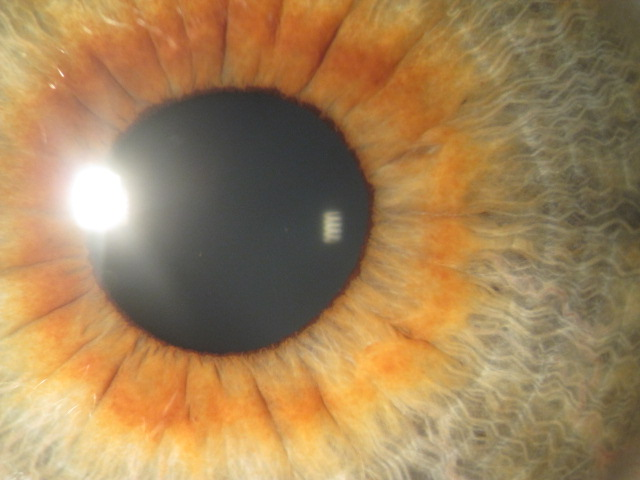
#> input picture Fotos/1.JPG, 640 x 480 px, found by its file name
$ jupyter execute --allow-errors IRIS.ipynb   (shell and % lines are left out)
#> lines starting #> are read from the running program, lines starting #| are printed output that depends on the picture; after the words box and inside, x2 and y2 are one past the last pixel; in counts of white or black regions, pixels touching at a corner belong together
# CARACTERIZACIÓN DE PATRONES EN EL IRIS HUMANO COMO INDICIO DE ENFERMEDADES.

## Entrega 1.

---

#### JOHAN ALEJANDRO HOLGUÍN ARANGO - jaholguina@unal.edu.co

#### SANTIAGO ECHAVARRÍA PUERTA - sechavarriap@unal.edu.co

#### JOSÉ DARÍO QUINTO MUÑOZ  - jdquintomu@unal.edu.co

##### UNIVERSIDAD NACIONAL DE COLOMBIA - Medellín

###### Facultad de Minas - Departamento de ciencias de la computación y la decisión

Visión Artificial - 2019

---
### 1. Introducción.
En la actualidad con el advenimiento de las tecnologías y su aplicación en la mayoría de campos, entre ellos la medicina, es apenas esperado que cada vez surjan más y mejores técnicas que permitan optimizar no sólo el diagnóstico, sino la prevención, el tratamiento y la cura de diferentes afecciones a la salud humana.

De esta manera, en las diferentes instancias de análisis de las enfermedades o condiciones alteradas de la salud humana, un método clave radica en la identificación de características propias de tales condiciones, que las diferencian de otras, otorgando así una ventaja en el momento de tratarla; un ejemplo de enfermedades que se expresan mediante particularidades físicas, son algunas enfermedades oculares como agujero macular, cataratas, catarata infantil y coriorretinopatía, que pueden causar determinadas particularidades en el aspecto del iris de la persona afectada, otorgando así una posibilidad de identificación ya sea por parte de un profesional en salud ocular capacitado, o por medio de la tecnología, más exactamente de la visión artificial que es el área que nos ocupa en el presente proyecto.

El proyecto buscará diseñar un método en visión artificial que permita la identificación de determinadas características y/o patrones en el iris de diferentes pacientes que puedan tener una afección en su salud visual. Las imágenes usadas para el análisis, fueron adquiridas por una oftalmóloga de la ciudad de Medellín, implementando una cámara retinal  no midriática TCR-NW8.

---

### 2. Estado del Arte.
La visión artificial puede ser entendida como un análisis de un mundo tridimensional, posiblemente dinámico, en donde mediante la adquisición de la luz que emite éste mundo, se pueden crear imágenes bidimensionales que permitan la identificación y clasificación de tales propiedades. De esta manera, para las aplicaciones en visión artificial es crítico el uso de campos científicos y tecnológicos como la óptica, la electrónica, la geometría y algorítmica, los sistemas de computación, entre otros. La visión artificial tiene un potencial de aplicación muy grande debido a la cantidad de datos que pueden ser obtenidos, procesados y analizados con sus métodos, permitiendo así crear modelos de visión artificial para muchos escenarios; por lo tanto es importante entender la estructura básica de un proceso de visión artificial. Un sistema de visión artificial está compuesto de manera general por:

* Adquisición: Etapa en que se adquieren los datos del (los) objeto(s) a estudiar, mediante la captura de imágenes de éste(os).
* Pre-procesamiento: Etapa en la que se realiza el tratamiento (en caso de ser necesario) sobre las imágenes obtenidas, con el fin de optimizar la identificación de características de interés, relevantes para el objetivo del proyecto específico. Algunas técnicas usadas en esta etapa son transformaciones de color, posición, iluminación, nivel de detalle, entre otros.
* Segmentación: Etapa en la que se busca realizar una diferenciación de los elementos de interés en la imagen de aquellos que no lo son, de esta manera los métodos aplicados en esta etapa son función de la importancia de los colores, las formas, la iluminación y otras características presentes en las imágenes de estudio.
* Extracción de características: una vez diferenciados los elementos de interés en las etapas anteriores, se procede a realizar un aislamiento de éstos de manera completa con el fin concentrar el análisis en ellos exclusivamente.
* Reconocimiento de patrones: Etapa en la que se realiza una comparación de las características que presentan los elementos de interés presentes en todas las imágenes que están siendo estudiadas, buscando encontrar un patrón de comportamiento similar que permita realizar deducciones, que normalmente son el objetivo principal de todo el proyecto de visión artificial que se haya estructurado para un caso específico.

En la actualidad, aunque tal vez no sean formalmente reconocidos como procesos en visión artificial, todas estas etapas suelen ser usadas con mucha frecuencia en todo tipo de estudios, como el que nos ocupa en este proyecto en específico: las aplicaciones médicas. Los estudios por biometría, como se mencionó previamente, se ocupan de la identificación de características presentes en componentes específicos del cuerpo humano. “En el caso de el reconocimiento de iris, son las estructuras distintivas del iris humanos las que son usadas para hacerlo.” (Nanavati et al. 2002 citado por Aslam et. al, 2009 https://www.ncbi.nlm.nih.gov/pmc/articles/PMC2659699/) Lo que hace que el reconocimiento de Iris, hoy por hoy se haya convertido en uno de los métodos biométricos más confiables y por tanto más usados en el mundo, lo que implica que ya existe un amplio rango de tecnologías y técnicas diseñadas para el estudio de los ojos mediante imageneología, abriendo la puerta a otro tipo de estudios a partir de las mismas técnicas, como la relación entre enfermedades humanas y como estas pueden afectar la apariencia del iris de la persona afectada. Un ejemplo de esta aplicación, es el diagnóstico de glaucoma mediante imágenes angulares iridocorneales entre el iris y la córnea, una vez obtenidas las imágenes se aplican algoritmos matemáticos computarizados para la extracción de datos y la comparación en un sistema de machine learning (DurgaDevi y Preethi, 2014)
https://pdfs.semanticscholar.org/426a/3dbe15d135755c09480cc8609966fc2deedd.pdf

---

### 3. Adquisición de imágenes.
La adquisición de las imágenes se realiza en una clínica oftalmológica en el barrio El Poblado de Medellín, dichas imágenes se toman durante la evaluación oftalmológica del paciente y se adquieren mediante el uso de una máquina especializada para tal efecto. Las características y configuraciones de la cámara se describen en la siguiente tabla:

Angle of coverage
45°
Working distance
40.7mm
Pupil diameter for photography
ϕ 4.0mm or more
ϕ 3.3mm or more when the small pupil diaphragm is used
Type of photography
Colour photography, Red-free photography *. FA photography** and FAF photography***
Patient dioptre correction range
Without correction lens: -13D to +12D(where split lines are used)
With minus correction lens: -33D to -12D
With plus correction lens: +90 to +40D
Tabla 1. Parámetros de toma de datos. Fuente: Metadata de las imágenes.

A continuación se muestran algunas imágenes que dan fe del proceso realizado para la adquisición de imágenes en dicha clínica, estas imágenes son cortesía de la clínica Fundación Esperanza para ver.

---

### 4. Casos de estudio.
Para este documento vamos a utilizar seis imágenes tomadas de una amplia galería recopilada en una clínica oftalmológica en el barrio El Poblado de Medellín. A continuación se muestran las seis imágenes escogidas para este primer acercamiento, cada imágen se reconocerá con un nombre el cual estará debajo de la imagen y lo identificará en el desarrollo de este documento.

[cell 1]
### UTILIDADES PARA LA LECTURA DE IMÁGENES

import cv2
import matplotlib.pyplot as plt
import numpy as np
import warnings
warnings.filterwarnings('ignore')

def img_read(filename, mode = 'color'):
#> called with filename = 'Fotos/1.jpg', mode = 'color'
    if(mode == 'color'):
        return cv2.cvtColor(cv2.imread(filename),cv2.COLOR_BGR2RGB)
    elif(mode=='grayscale' or mode=='greyscale' or mode == 'gray' or mode == 'grey'):
        return cv2.imread(filename, cv2.IMREAD_GRAYSCALE)
    else:
        return None

def img_scale(img, value_range = [0,255]):
    return (value_range[1] - value_range[0])*(img - np.min(img))/(np.max(img)-np.min(img)) + value_range[0]

# [5 lines left out: function img_trim, not called in this run]

[cell 2]
fig, arreglo_plots = plt.subplots(2,3, figsize=(17, 10))

img1 = img_read('Fotos/1.jpg', 'color')
arreglo_plots[0][0].set_title('Ojo 1')
arreglo_plots[0][0].imshow(img1, cmap="gray", vmin=0, vmax=255)

img2 = img_read('Fotos/2.jpg', 'color')
#> call 2 of img_read, with filename = 'Fotos/2.jpg', mode = 'color'
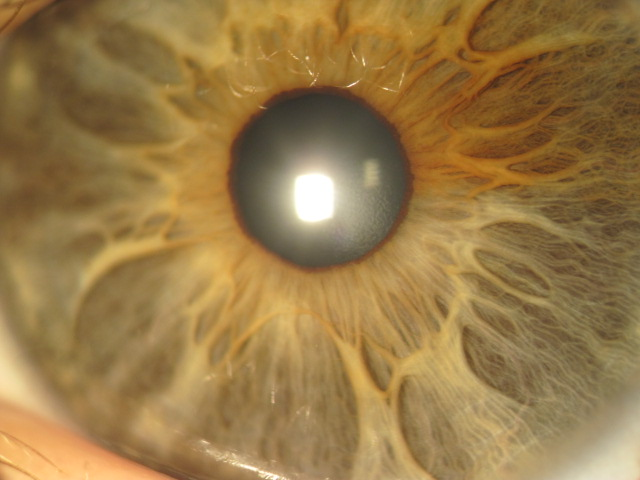
#> input picture Fotos/2.JPG, 640 x 480 px, found by its file name
arreglo_plots[0][1].set_title('Ojo 2')
arreglo_plots[0][1].imshow(img2, cmap="gray", vmin=0, vmax=255)

img3 = img_read('Fotos/3.jpg', 'color')
#> call 3 of img_read, with filename = 'Fotos/3.jpg', mode = 'color'
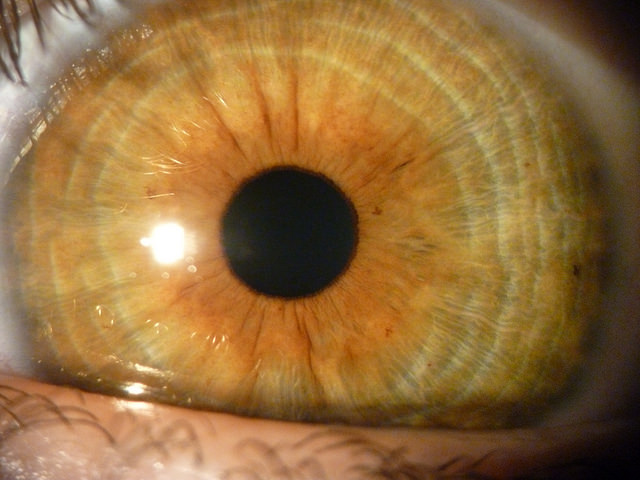
#> input picture Fotos/3.JPG, 640 x 480 px, found by its file name
arreglo_plots[0][2].set_title('Ojo 3')
arreglo_plots[0][2].imshow(img3, cmap="gray", vmin=0, vmax=255)

img4 = img_read('Fotos/4.jpg', 'color')
#> call 4 of img_read, with filename = 'Fotos/4.jpg', mode = 'color'
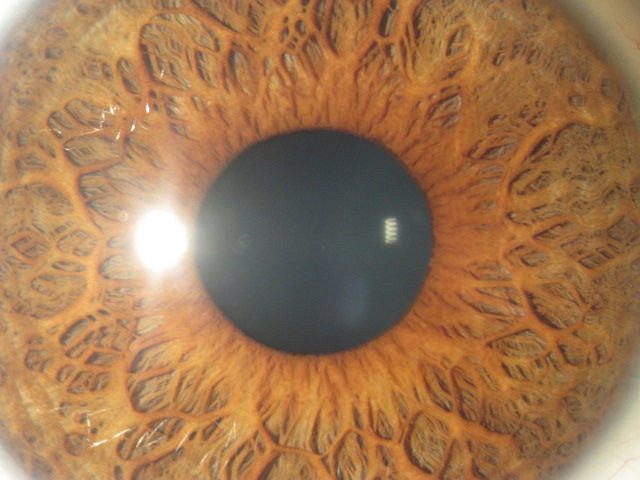
#> input picture Fotos/4.JPG, 640 x 480 px, found by its file name
arreglo_plots[1][0].set_title('Ojo 4')
arreglo_plots[1][0].imshow(img4, cmap="gray", vmin=0, vmax=255)

img5 = img_read('Fotos/5.jpg', 'color')
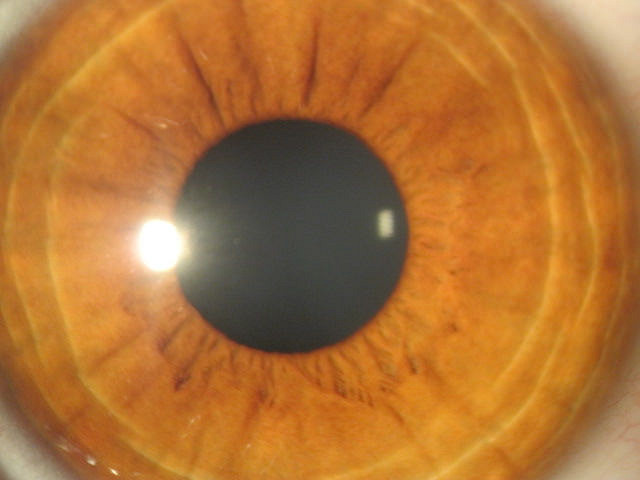
#> input picture Fotos/5.JPG, 640 x 480 px, found by its file name
arreglo_plots[1][1].set_title('Ojo 5')
arreglo_plots[1][1].imshow(img5, cmap="gray", vmin=0, vmax=255)

img6 = img_read('Fotos/6.jpg', 'color')
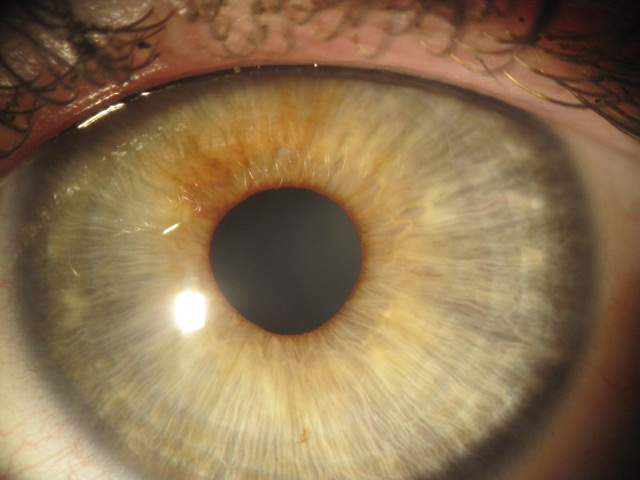
#> input picture Fotos/6.JPG, 640 x 480 px, found by its file name
arreglo_plots[1][2].set_title('Ojo 6')
arreglo_plots[1][2].imshow(img6, cmap="gray", vmin=0, vmax=255)

Estas imágenes fueron escogidos dadas las características de complejidad del ojo y las complicaciones añadidas por la toma de dichas imágenes.

---

### 5. Técnicas de preprocesamiento.

#### 5.1 Experimentación en espacio de color RGB.
En pro de encontrar modificaciones útiles a nuestro fin decidimos utilizar configuraciones básicas de color en el espacio de color RGB, a continuación se tiene una tabla resumen de dicho proceso. Los valores que tienen una “X” no fueron afectados y tienen el valor que se leyó de la imágen inicial.

[cell 3]
def anular_canales(im, canales):

    for i in range(len(im)):
        for j in range(len(im[0])):
            if canales[0] == 0:
                im[i][j][0] = 0
            elif canales[0] == 1:
                im[i][j][0] = 255
            elif canales[0] == "x":
                break

            if canales[1] == 0:
                im[i][j][1] = 0
            elif canales[1] == 1:
                im[i][j][1] = 255
            elif canales[0] == "x":
                break

            if canales[2] == 0:
                im[i][j][2] = 0
            elif canales[2] == 1:
                im[i][j][2] = 255
            elif canales[0] == "x":
                break

    im2 = cv2.cvtColor(im, cv2.COLOR_RGB2BGR)
#> im2 is the input picture: shape (480, 640, 3); mean B, G, R 60.4, 110.3, 148.7
    return im2

#plt.imshow(anular_canales(img3.copy(), ["x",0,0]))

#### 5.2 Escala de grises a partir de anulación de canales.
A partir de esta experimentación podemos ver que al anular la saturación de uno o la combinación de dos canales de color se pueden lograr resultados interesantes que pueden ayudar a aumentar el contraste de las áreas de interés del ojo, En especial nos pareció interesante el experimento de mantener un sólo canal de color y anular los otros dos.

Tomemos entonces la segunda línea de la tabla, en la que se anulan dos canales y tomemos el canal restante como una escala de grises para apreciar aún más el contraste, así:

[cell 4]
image = anular_canales(img3.copy(), ["x",0,0])
image2 = cv2.cvtColor(image, cv2.COLOR_RGB2GRAY)
#plt.imshow(image2)

#### 5.3 Thresholding.
Realizando una inspección visual y una discusión entre el equipo, descubrimos que, en general, se presenta un alto contraste entre el iris y la pupila, a su vez también entre el iris y la periferia de este. Con el fin de explotar esta característica decidimos utilizar un umbral (threshold) para desaparecer el iris completamente y encontrar sólo los bordes interior y exterior del mismo.

[cell 5]
imag = img4.copy()
imag2 = img4.copy()

def thres(im, threshold):
#> called with threshold = 120
    for i in range(len(im)):
        for j in range(len(im[0])):
            if im[i][j][0] > threshold:
                im[i][j][0] = 255
            else:
                im[i][j][0] = 0
                im[i][j][1] = 0
                im[i][j][2] = 0
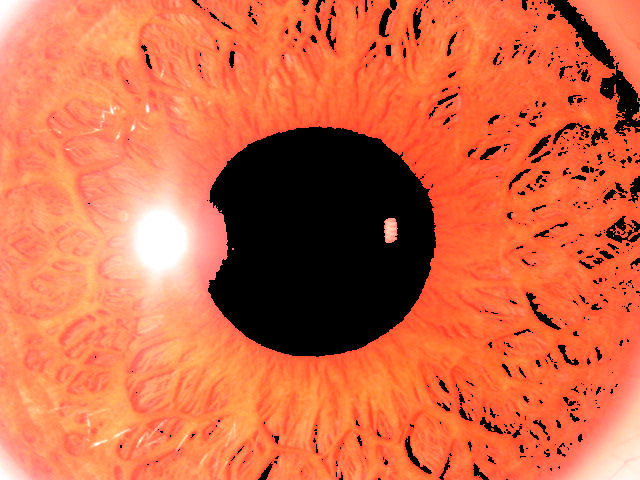
#> im: shape (480, 640, 3); mean R, G, B 212.2, 105.8, 69.3

    imgray = cv2.cvtColor(im,cv2.COLOR_BGR2GRAY)

    for i in range(len(imgray)):
        for j in range(len(imgray[0])):
            if imgray[i][j] < threshold:
                imgray[i][j] = 255
            else:
                imgray[i][j] = 0
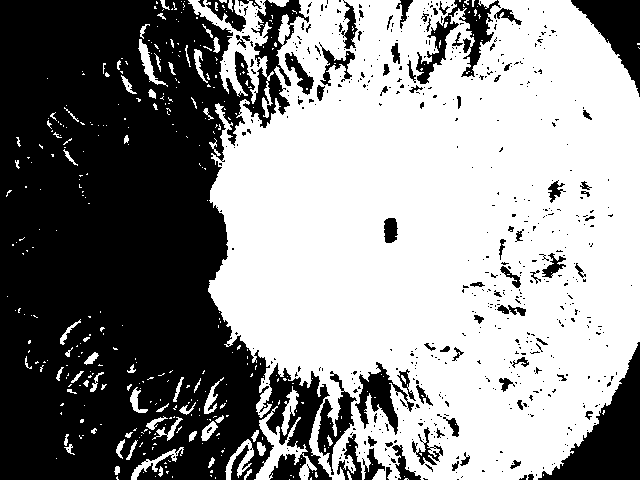
#> imgray: shape (480, 640); 55.7% white; 574 black regions (496 under 20 px), largest, box (x1, y1, x2, y2) and area: (0, 0, 332, 480) 113329, (538, 342, 640, 480) 5621, (571, 0, 640, 97) 2908

    return imgray


imag = thres(imag, 120)
imag2 = thres(imag2, 120)

fig, arreglo_plots2 = plt.subplots(1,2, figsize=(17, 10), squeeze=False)

arreglo_plots2[0][0].set_title('Ojo 2')
arreglo_plots2[0][0].imshow(imag, cmap="gray", vmin=0, vmax=255)

arreglo_plots2[0][1].set_title('Ojo 5')
arreglo_plots2[0][1].imshow(imag2, cmap="gray", vmin=0, vmax=255)

#### 5.4 Correcciones de color y contraste con transformaciones no lineales.
Una de las constantes que pueden ser encontrada en la obtención de imágenes, es que estas no mantienen una distribución de color, saturación y/o iluminación constante, ocultando mediante estas condiciones no deseadas, información que puede ser relevante para el análisis de imagen que se piensa realizar. De esta manera, una forma sencilla de ajuste a estos valores, viene dado por algunas transformaciones no lineales, como se muestra a continuación.

---
### 6. Segmentación.

#### Thresholding adaptativo y gaussiano
Para el proceso de segmentación de los diferentes elementos del iris usamos un thresholding adaptativo, es decir, un thresholding cuyo umbral se calcula respecto a pequeños deltas de la imagen lo que le premite ser más preciso a la hora de crear los contrastes. Para este paso utilizamos dos tipos de thresholding: Adaptativo de media y adaptativo Gaussiano.

[cell 6]
def runAThresh(image):

    img = image.copy()

    img_grey = cv2.cvtColor(img, cv2.COLOR_BGR2GRAY)
    img = cv2.medianBlur(img_grey,5)

    return cv2.adaptiveThreshold(img,255,cv2.ADAPTIVE_THRESH_MEAN_C,cv2.THRESH_BINARY,11,2)
#> returned value: shape (480, 640); 75.3% white; 1649 black regions (974 under 20 px), largest, box (x1, y1, x2, y2) and area: (99, 127, 376, 358) 3138, (126, 86, 299, 134) 1270, (18, 0, 136, 104) 914

def runAGauss(image):

    img = image.copy()

    img_grey = cv2.cvtColor(img, cv2.COLOR_BGR2GRAY)
    img = cv2.medianBlur(img_grey,5)

    return cv2.adaptiveThreshold(img,255,cv2.ADAPTIVE_THRESH_GAUSSIAN_C,cv2.THRESH_BINARY,11,2)
#> returned value: shape (480, 640); 85.2% white; 2609 black regions (2069 under 20 px), largest, box (x1, y1, x2, y2) and area: (99, 149, 376, 358) 1911, (297, 0, 354, 94) 477, (317, 205, 348, 248) 460


fig, (ax1,ax2) = plt.subplots(1,2, figsize=(20, 8))
ax1.set_title('Threshold adaptativo de media')
ax1.imshow(runAThresh(img_read('Fotos/1.jpg', 'color')), cmap='gray')
ax2.set_title('Threshold adaptativo gaussiano')
ax2.imshow(runAGauss(img_read('Fotos/1.jpg', 'color')), cmap='gray')

#### Reconocimiento de bordes: Sobel

Ahora que tenemos la imagen con altos contrastes en el iris podemos utilizar una técnica de detección de bordes que nos permita tener un mayor acercamiento a los patrones que se puedan presentar en el iris del ojo. A continuación presentamos los resultados:

[cell 7]
from skimage.filters import sobel_v,sobel_h, sobel
import skimage

def runSobel(image):

    img = image.copy()

    gradiente_x = cv2.Sobel(img, ddepth=-100, dx = 1, dy = 0, ksize = 7)
    gradiente_y = cv2.Sobel(img, ddepth=-100, dx = 0, dy = 1, ksize = 7)
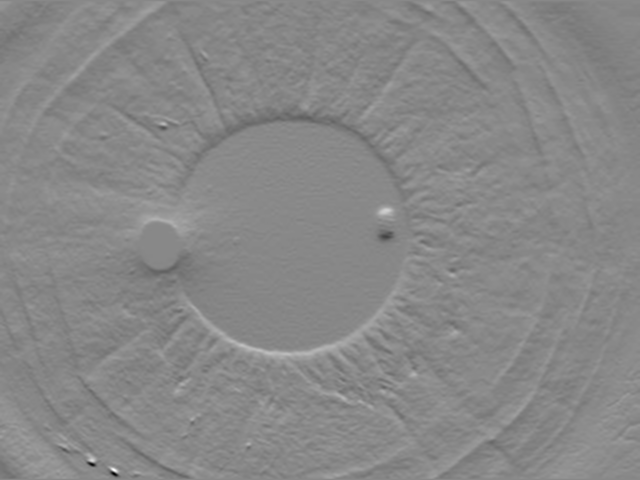
#> gradiente_y: shape (480, 640) float32; min -57548, max 50169, mean -27.8; drawn with min black and max white

    magnitud_sobel = np.sqrt(np.power(gradiente_x,2)+np.power(gradiente_y,2))
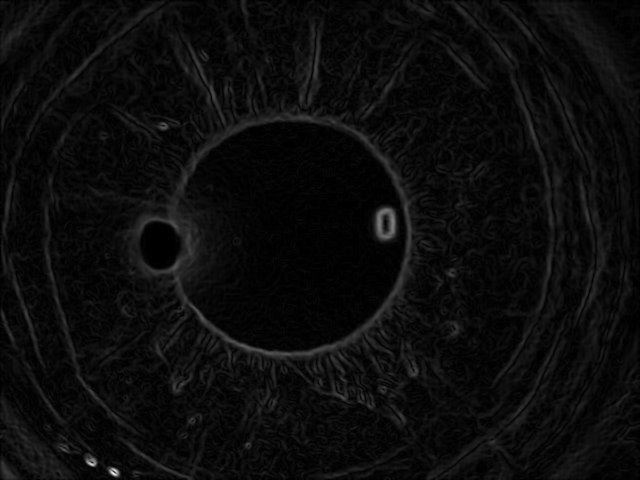
#> magnitud_sobel: shape (480, 640) float32; min 0, max 67952.8, mean 3324.5; drawn with min black and max white
    magnitud_sobel = img_scale(magnitud_sobel)

    return magnitud_sobel

#cv2.imwrite('sobel.png',magnitud_sobel)

fig, (ax1,ax2) = plt.subplots(1,2, figsize=(20, 8))
ax1.imshow(runSobel(img_read('Fotos/5.jpg', "gray").astype(np.float32)), cmap='gray')
ax2.imshow(runSobel(img_read('Fotos/6.jpg', "gray").astype(np.float32)))
#> in img_read (call 10), `return cv2.imread(filename, cv2.IMREAD_GRAYSCALE)`:
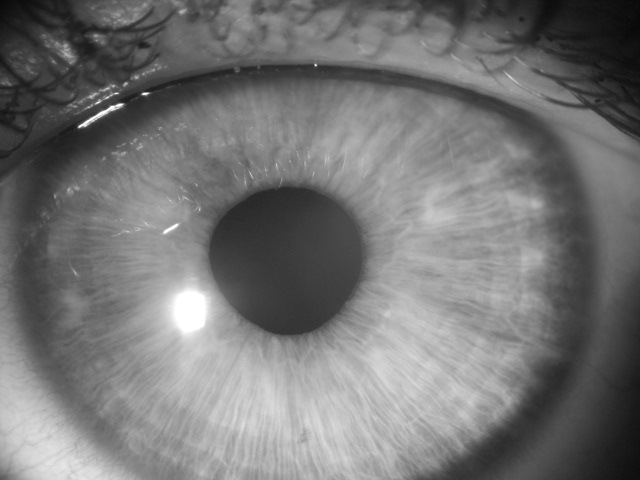
#> returned value: shape (480, 640); min 7, max 255, mean 117.1
#> (the rest of the program and of its run is left out)
